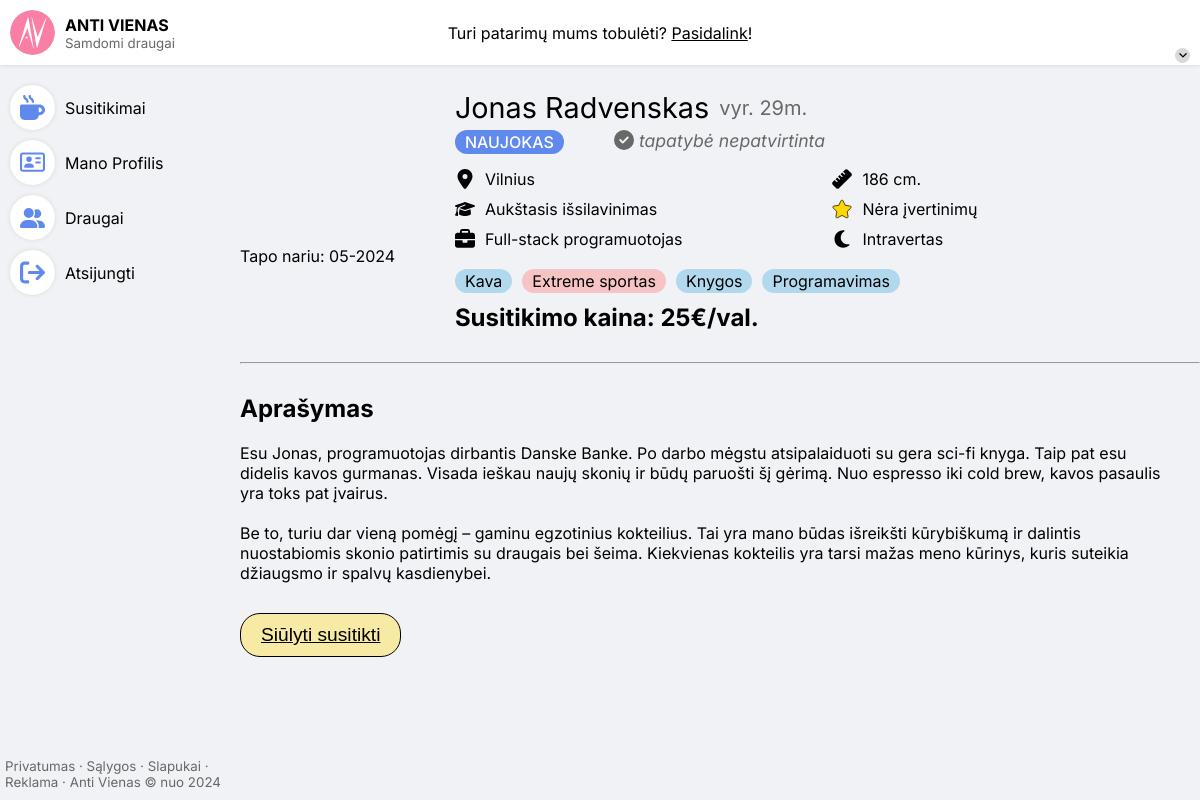
/profilis/3/ (signed in), run on the app's committed database.
### antivienas/database/models.py (models this page shows, shortened)
class User(AbstractUser):
    class ProfileTypes(models.TextChoices):
        USER =      "User"
        FRIEND =    "Friend"
    class PersonalityTypes(models.TextChoices):
        INTRAVERT =     "Intravert"
        EKSTRAVERT =    "Ekstravert"
    class InterestColorHexes(models.TextChoices):
        GRAY =      "#D9D9D9", "Gray"
        RED =       "#F6C4C4", "Red"
        BLUE =      "#B2D8EE", "Blue"
        GREEN =     "#B8F2C1", "Green"
        PURPLE =    "#F1B8F2", "Purple"
        YELLOW =    "#F6EAA5", "Yellow"
    class EducationChoices(models.TextChoices):
        PAGRINDINIS = "Pagrindinis"
        VIDURINIS = "Vidurinis"
        AUKSTASIS = "Aukštasis"
        AUKSTESNYSIS = "Aukštesnysis"
        PRADINIS = "Pradinis"
    is_id_verified =    models.BooleanField(default=False)
    id_img =            models.ImageField(upload_to=user_img_upload_path, blank=True, null=True)
    profile_type =      models.CharField(max_length=6, choices=ProfileTypes, default=ProfileTypes.USER)
    birthday =          models.DateField(default=dt.date(1998,5,14))
    city =              models.CharField(max_length=15,choices=CityOfService,null=True,blank=True)
    job =               models.CharField(max_length=40, blank=True)
    description =       models.TextField(max_length=5000, blank=True)
    personality_type =  models.CharField(max_length=10, choices=PersonalityTypes, null=True, blank=True)
    gender =            models.CharField(max_length=10, choices=Genders, blank=True, null=True)
    education =         models.CharField(max_length=15, choices=EducationChoices, blank=True, null=True)
    height_cm =         models.PositiveIntegerField(blank=True, null=True, validators=[MinValueValidator(0), MaxValueValidator(300)])
    img_one =           models.ImageField(upload_to=upload_img_one, default="/user-no-avatar.png", storage=OverwriteStorage())
    img_two =           models.ImageField(upload_to=user_img_upload_path, blank=True, null=True)
    img_three =         models.ImageField(upload_to=user_img_upload_path, blank=True, null=True)
    interest_one =      models.CharField(max_length=50, blank=True)
    interest_two =      models.CharField(max_length=50, blank=True)
    interest_three =    models.CharField(max_length=50, blank=True)
    interest_four =     models.CharField(max_length=50, blank=True)
    interest_color_one =    models.CharField(max_length=7, choices=InterestColorHexes, default=InterestColorHexes.GRAY)
    interest_color_two =    models.CharField(max_length=7, choices=InterestColorHexes, default=InterestColorHexes.GRAY)
    interest_color_three =  models.CharField(max_length=7, choices=InterestColorHexes, default=InterestColorHexes.GRAY)
    interest_color_four =   models.CharField(max_length=7, choices=InterestColorHexes, default=InterestColorHexes.GRAY)
    @property
    def age(self):
        return int((dt.datetime.now().date() - self.birthday).days / 365.25)

class FriendSetting(models.Model):
    friend =            models.OneToOneField(User, on_delete=models.CASCADE, primary_key=True)
    price_per_hour =    models.PositiveIntegerField(default=0)
    orders_completed =  models.PositiveIntegerField(default=0)
    is_public =         models.BooleanField(default=False)
    account_number =            models.CharField(max_length=20, blank=True)
    account_holder_details =    models.CharField(max_length=200, blank=True)
    class LvlOfExperience(models.IntegerChoices):
        NEWBIE      = 1, "Naujokas"       # pradinis lygis
        EXPERIENCED = 2, "Patyręs"  # po 2 sėkmingų užsakymų
        VETERAN     = 3, "Veteranas"      # po 10 sėkmingų užsakymų
        EXPERT      = 4, "Ekspertas"       # specialus lygis psichologams
    level =     models.SmallIntegerField(choices=LvlOfExperience, default=LvlOfExperience.NEWBIE)
    created =   models.DateTimeField(auto_now_add=True)

### antivienas/backend/views.py (the view)
# urls.py: path("profilis/<int:user_id>/", views.profile_page, name="profile"),
def profile_page(request, user_id):
    template = "pages/profile.html"
    context = {'colors':COLORS,
               'cities': CITY_CHOICES,
               'educations':EDU_CHOICES,
               'genders':GENDERS,
               'personality_types': PERSONALITY_TYPES,
               'meeting_hours' : MEETING_HOURS}
    try:
        user = User.objects.get(pk=user_id)
        context["user"] = user
    except:
        return redirect("index")
    if user.gender == Genders.VYRAS:
        context['text_ending'] = "as"
    else:
        context['text_ending'] = "ė"
    try:
        friend_params = FriendSetting.objects.get(friend=user)
        context["friend_params"] = friend_params
    except:
        pass
    return render(request, template, context)

### antivienas/frontend/templates/pages/profile.html (shortened to what this page needs)
<!DOCTYPE html>
{% load static %}
<html lang="lt">
<head>
    <link rel="stylesheet" href="{% static 'styles/style.css' %}" />
</head>
<body x-data="{'isIDModalOpen': false, 'isEditModalOpen': false, 'isOrderModalOpen': false, 'isSettingsModalOpen':false}" x-on:keydown.escape="isIDModalOpen=false; isEditModalOpen=false; isOrderModalOpen=false; isSettingsModalOpen=false">
    {% include "components/top-nav.html" %}
    <main class="main-section main-double-split">
        <div class="left-container">
            {% include "components/side-nav.html" %}
            {% include "components/terms-of-service.html" %}
        </div>
        <div class="middle-container">
            <div class="profile-manager">
                <div class="details-container">
                    <div class="images-container">
                        <div class="image-container" data-id="0">
                        </div>
                        <p>Tapo nariu: {{user.date_joined|date:"m-Y"}}</p>
                    </div>
                    <div class="info-container">
                        <div class="name-container"><h1>{{user.first_name}} {{user.last_name}}</h1> <small>{{ user.gender|lower|slice:"0:3" }}. {{ user.age }}m.</small></div>
                        <div class="level-container">
                            {% if friend_params %}
                            <p class="level" style="background-color: var(--blue);">{{friend_params.get_level_display}}</p>
                            {% endif %}
                            <div class="id-container">
                            {% if user.is_id_verified %}
                                <svg style="fill: var(--checkmark-color);" xmlns="http://www.w3.org/2000/svg" viewBox="0 0 512 512"><path d="M256 512A256 256 0 1 0 256 0a256 256 0 1 0 0 512zM369 209L241 337c-9.4 9.4-24.6 9.4-33.9 0l-64-64c-9.4-9.4-9.4-24.6 0-33.9s24.6-9.4 33.9 0l47 47L335 175c9.4-9.4 24.6-9.4 33.9 0s9.4 24.6 0 33.9z"/></svg>
                                <p style="color: var(--checkmark-color);">tapatybė patvirtinta</p>
                            {% else %}
                                <svg style="fill: var(--pre-text);" xmlns="http://www.w3.org/2000/svg" viewBox="0 0 512 512"><path d="M256 512A256 256 0 1 0 256 0a256 256 0 1 0 0 512zM369 209L241 337c-9.4 9.4-24.6 9.4-33.9 0l-64-64c-9.4-9.4-9.4-24.6 0-33.9s24.6-9.4 33.9 0l47 47L335 175c9.4-9.4 24.6-9.4 33.9 0s9.4 24.6 0 33.9z"/></svg>
                                <p style="color: var(--pre-text);">tapatybė nepatvirtinta</p>
                            {% endif %}
                            </div>
                        </div>
                        <div class="detail-grid">
                            <div>
                                <svg xmlns="http://www.w3.org/2000/svg" viewBox="0 0 384 512"><path d="M215.7 499.2C267 435 384 279.4 384 192C384 86 298 0 192 0S0 86 0 192c0 87.4 117 243 168.3 307.2c12.3 15.3 35.1 15.3 47.4 0zM192 128a64 64 0 1 1 0 128 64 64 0 1 1 0-128z"/></svg>
                                <p>{{user.city}}</p>
                            </div>
                            <div>
                                {% if user.height_cm %}
                                <p>{{user.height_cm}} cm.</p>
                                {% else %}
                                <p>Nenurodyta</p>
                                {% endif %}
                            </div>
                            <div>
                                {% if user.education %}
                                <p>{{user.education}} išsilavinimas</p>
                                {% else %}
                                <p>Nenurodyta</p>
                                {% endif %}
                            </div>
                            <div class="rating">
                                <p>Nėra įvertinimų</p>
                            </div>
                            <div>
                                {% if user.job %}
                                <p>{{ user.job }}</p>
                                {% else %}
                                <p>Nenurodyta</p>
                                {% endif %}
                            </div>
                            <div>
                                {% if user.personality_type %}
                                <p>{{user.personality_type}}{{text_ending}}</p>
                                {% else %}
                                <p>Nenurodyta</p>
                                {% endif %}
                            </div>
                        </div>
                        <div class="interest-container">
                            {% if user.interest_one %}
                            <p class="interest-item" style="background-color: {{ user.interest_color_one }};">{{user.interest_one}}</p>
                            {% endif %}
                            {% if user.interest_two %}
                            <p class="interest-item" style="background-color: {{ user.interest_color_two }};">{{user.interest_two}}</p>
                            {% endif %}
                            {% if user.interest_three %}
                            <p class="interest-item" style="background-color: {{ user.interest_color_three }};">{{user.interest_three}}</p>
                            {% endif %}
                            {% if user.interest_four %}
                            <p class="interest-item" style="background-color: {{ user.interest_color_four }};">{{user.interest_four}}</p>
                            {% endif %}
                        </div>
                        {% if friend_params and friend_params.is_public %}
                        <div class="price-container">
                            <p><strong>Susitikimo kaina: {{friend_params.price_per_hour}}€/val.</strong></p>
                        </div>
                        {% endif %}
                    </div>
                </div>
                <hr>
                <div class="description-container">
                    {% if user.description %}
                    <h2>Aprašymas</h2>
                    {{ user.description|linebreaks }}
                    {% else %}
                    <p style="font-style: italic; margin: 0px 10px;">Aprašymo nėra</p>
                    {% endif %}
                </div>
                <div class="btn-container">
                    {% if friend_params and request.user and request.user != friend_params.friend %}
                        {% if request.user.is_authenticated %}
                    <button type="button" id="order-btn" x-on:click="isOrderModalOpen = true">Siūlyti susitikti</button>
                        {% else %}
                        <a href="{% url 'login' %}"><button type="button" id="order-btn">Siūlyti susitikti</button></a>
                        {% endif %}
                    {% endif %}
                </div>
            </div>
        </div>
    </main>
</body>
</html>

### antivienas/static/styles/style.css (style rules this page uses)
:root { --bg: #F0F2F5; --component-bg: white; --text: black; --pre-text: #686868; --light-gray: #D9D9D9; --nav-hover: #E8E9EA; --fade: #00000025; --expander-gray: #EAEAEA; --blue: #5f89ec; --soft-blue: #C9DEFF; --blue-hover: #81a6fd; --blue-notification: #A5CFED; --star-color: #FFD600; --yellow: #F6EAA5; --checkmark-color: #3c9940; --light-green: #CFF8D1; --light-green-hover: #b0f5b6; --accept-color: #84DC75; --pink: #F97FA4; --red: #FF8C8C; }
*,*::before,*::after { box-sizing: border-box; margin: 0; }
html, body { height: 100%; }
body { font-family: 'Inter', sans-serif; background-color: var(--bg); }
.main-double-split { display: grid; grid-template-columns: 1fr 4fr; }
main { padding-top: 70px; height: 100%; }
.left-container { padding: 10px 5px; display: flex; flex-direction: column; justify-content: space-between; }
.middle-container { display: flex; flex-direction: column; align-items: center; -ms-overflow-style: none; scrollbar-width: none; overflow-y: scroll; }
.friend-container .level, .level-container .level { padding: 2px 10px; border-radius: 20px; text-transform: uppercase; font-weight: 500; color: var(--component-bg); }
.interest-item { padding: 2px 10px; border-radius: 20px; }
.middle-container .profile-manager { width: 100%; max-width: 1000px; display: flex; flex-direction: column; gap: 30px; margin-top: 20px; margin-bottom: 50px; }
.profile-manager .description-container { margin-right: 20px; }
.profile-manager .description-container p { margin-top: 20px; }
.profile-manager svg { width: 20px; height: 20px; }
.profile-manager .images-container { display: flex; flex-direction: column; gap: 5px; height: 100%; justify-content: space-evenly; }
.profile-manager .info-container { display: flex; flex-direction: column; }
.profile-manager .details-container { display: grid; grid-template-columns: 1.1fr 4fr; gap: 10px; align-items: center; }
.info-container .name-container { display: flex; gap: 10px; align-items: center; }
.info-container .level-container { display: flex; gap: 50px; margin: 5px 0px; }
.info-container .name-container small { font-size: 20px; color: var(--pre-text); }
.info-container .id-container { display: flex; gap: 5px; }
.info-container .id-container svg { width: 20px; }
.info-container .id-container p { font-size: 1.1em; font-style: italic; }
.info-container .detail-grid { display: grid; grid-template-columns: 1fr 1fr; gap: 10px; margin: 10px 0px; }
.detail-grid>div { display: flex; gap: 10px; }
.info-container h1 { font-weight: 400; font-size: 1.8em; }
.info-container .interest-container { display: flex; gap: 10px; margin: 10px 0px; }
.info-container .rating svg { fill: var(--star-color); stroke: var(--text); stroke-width: 20; }
.info-container .price-container { margin-top: auto; }
.info-container .price-container p { font-size: 1.5em; }
.profile-manager .btn-container { display: flex; gap: 20px; }
.profile-manager .btn-container button { background: var(--yellow); border: 1px solid black; font-size: 1.2em; padding: 10px 20px; border-radius: 20px; text-decoration: underline; }

### data on the page
User: date_joined "05-2024", first_name "Jonas", last_name "Radvenskas", gender "vyr", age "29", city "Vilnius", height_cm "186", education "Aukštasis", job "Full-stack programuotojas", personality_type "Intravert", interest_one "Kava", interest_two "Extreme sportas", interest_three "Knygos", interest_four "Programavimas", description "Esu Jonas, programuotojas dirbantis Danske Banke. Po darbo mėgstu atsipalaiduoti su gera sci-fi knyga. Taip pat esu didelis kavos gurmanas. Visada ieškau naujų skonių ir būdų paruošti šį gėrimą. Nuo espresso iki cold brew, kavos pasaulis yra toks pat įvairus. Be to, turiu dar vieną pomėgį – gaminu egzotinius kokteilius. Tai yra mano būdas išreikšti kūrybiškumą ir dalintis nuostabiomis skonio patirtimis su draugais bei šeima. Kiekvienas kokteilis yra tarsi mažas meno kūrinys, kuris suteikia džiaugsmo ir spalvų kasdienybei."
FriendSetting: level "NAUJOKAS", price_per_hour "25"

### other printed values
{{ text_ending }} "as"
